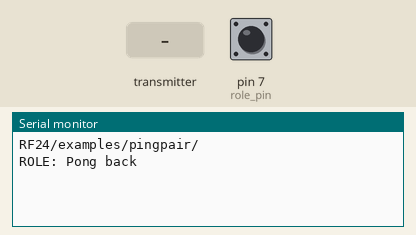
This sketch was run on a simulated Arduino Uno, built with avr-gcc and run on an emulated ATmega328P. Shown: the last lines printed to the serial monitor. The inputs (shaded band) are chosen by the test bench; at power-on: pin 7 (role_pin) HIGH. No radio packets arrive unless stated.

Above: at 1.2 s.
1.3 s: the transmitter starts sending got_time = 0
At 1.37 s:
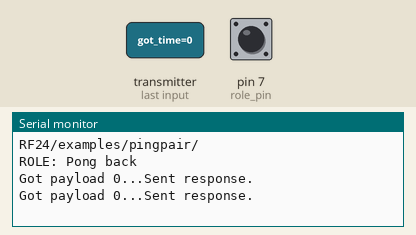
3.2 s: the transmitter starts sending got_time = 256
At 3.27 s:
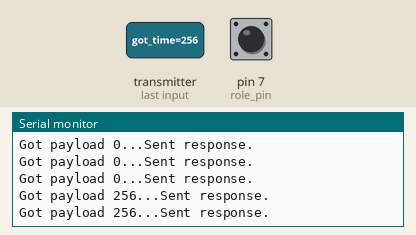

Measured:
- after the input at 1.3 s, the serial monitor: prints a new line at once (image 1)
- after the input at 3.2 s, the serial monitor: prints a new line at once (image 2)

The sketch:

pingpair_receiver.ino
```cpp
#include <SPI.h>
#include "nRF24L01.h"
#include "RF24.h"
#include "printf.h"

RF24 radio(10,9);

const int role_pin = 7;
const uint64_t pipes[2] = { 0xF0F0F0F0E1LL, 0xF0F0F0F0D2LL };

typedef enum { role_ping_out = 1, role_pong_back } role_e;

// The debug-friendly names of those roles
const char* role_friendly_name[] = { "invalid", "Ping out", "Pong back"};
role_e role;

//Zwischenspeicher für die empfangenen Daten.
//Es werden 20 Zeichen gespeichert.
char textBuffer[20];


void setup(void)
{
  pinMode(role_pin, INPUT);
  digitalWrite(role_pin,HIGH);
  delay(20); // Just to get a solid reading on the role pin

  if ( ! digitalRead(role_pin) )
    role = role_ping_out;
  else
    role = role_pong_back;

  Serial.begin(57600);
  printf_begin();
  printf("\n\rRF24/examples/pingpair/\n\r");
  printf("ROLE: %s\n\r",role_friendly_name[role]);

  radio.begin();
  radio.setRetries(15,15);
  radio.setPayloadSize(8);

  if ( role == role_ping_out )
  {
   radio.openWritingPipe(pipes[0]);
   radio.openReadingPipe(1,pipes[1]);
  }
  else
  {
   radio.openWritingPipe(pipes[1]);
   radio.openReadingPipe(1,pipes[0]);
  }

  radio.startListening();
  radio.printDetails();
}


void loop(void)
{

  if (role == role_ping_out)
  {
    // First, stop listening so we can talk.
    radio.stopListening();

    // Take the time, and send it.  This will block until complete
    unsigned long time = millis();
    printf("Now sending %lu...",time);
    bool ok = radio.write( &time, sizeof(unsigned long) );

    if (ok)
      printf("ok...");
    else
      printf("failed.\n\r");

    // Now, continue listening
    radio.startListening();

    // Wait here until we get a response, or timeout (250ms)
    unsigned long started_waiting_at = millis();
    bool timeout = false;
    while ( ! radio.available() && ! timeout )
      if (millis() - started_waiting_at > 200 )
        timeout = true;

    // Describe the results
    if ( timeout )
    {
      printf("Failed, response timed out.\n\r");
    }
    else
    {
      // Grab the response, compare, and send to debugging spew
      unsigned long got_time;
      radio.read( &got_time, sizeof(unsigned long) );

      // Spew it
      printf("Got response %lu, round-trip delay: %lu\n\r",got_time,millis()-got_time);
    }

    // Try again 1s later
    delay(1000);
  }

  //
  // Pong back role.  Receive each packet, dump it out, and send it back
  //

  if ( role == role_pong_back )
  {
    // if there is data ready
    if ( radio.available() )
    {
      // Dump the payloads until we've gotten everything
      unsigned long got_time;
      bool done = false;
      while (!done)
      {
        // Fetch the payload, and see if this was the last one.
        done = radio.read( &got_time, sizeof(unsigned long) );

        // Spew it
        printf("Got payload %lu...",got_time);

	// Delay just a little bit to let the other unit
	// make the transition to receiver
	delay(20);
      }

      // First, stop listening so we can talk
      radio.stopListening();

      // Send the final one back.
      radio.write( &got_time, sizeof(unsigned long) );
      printf("Sent response.\n\r");

      // Now, resume listening so we catch the next packets.
      radio.startListening();
    }
  }
}
```

printf.h
```cpp
// (licence header left out)
/**
 * @file printf.h
 *
 * Setup necessary to direct stdout to the Arduino Serial library, which
 * enables 'printf'
 */

#ifndef __PRINTF_H__
#define __PRINTF_H__

#ifdef ARDUINO

int serial_putc( char c, FILE * )
{
  Serial.write( c );

  return c;
}

void printf_begin(void)
{
  fdevopen( &serial_putc, 0 );
}

#else
#error This example is only for use on Arduino.
#endif // ARDUINO

#endif // __PRINTF_H__
```
